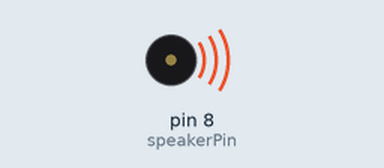
This sketch was run on a simulated Arduino Uno, built with avr-gcc and run on an emulated ATmega328P. Parts: buzzer (waves = sounding).

Above: at 0.2 s.
At 3.5 s:
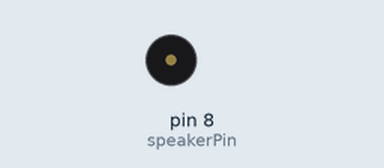
Timing chart, 0 to 5.2 s (numbered marks = the images above):
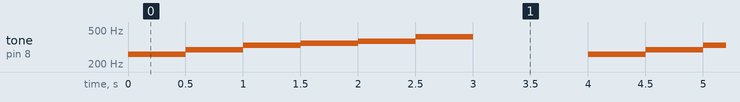

The sketch:

PWM2.ino
```cpp
int speakerPin = 8;
int numTones = 6;
int tones[] = {261, 294, 330, 349, 370,  415};
                    // mid C C# D D# E F F# G G# A
void setup()
{
}

void loop()
{
    for (int i = 0; i < numTones; i++)
    {
        tone(speakerPin, tones[i]);
        delay(500);
    }
    noTone(speakerPin);
    delay(1000);
}
```

Measured:
- by itself, tone on pin 8 (speakerPin): repeats every 4.0 s: 294 Hz 0.50 s, 330 Hz 0.50 s, 349 Hz 0.50 s, 370 Hz 0.50 s, 415 Hz 0.50 s, silent 1.0 s, 261 Hz 0.50 s
